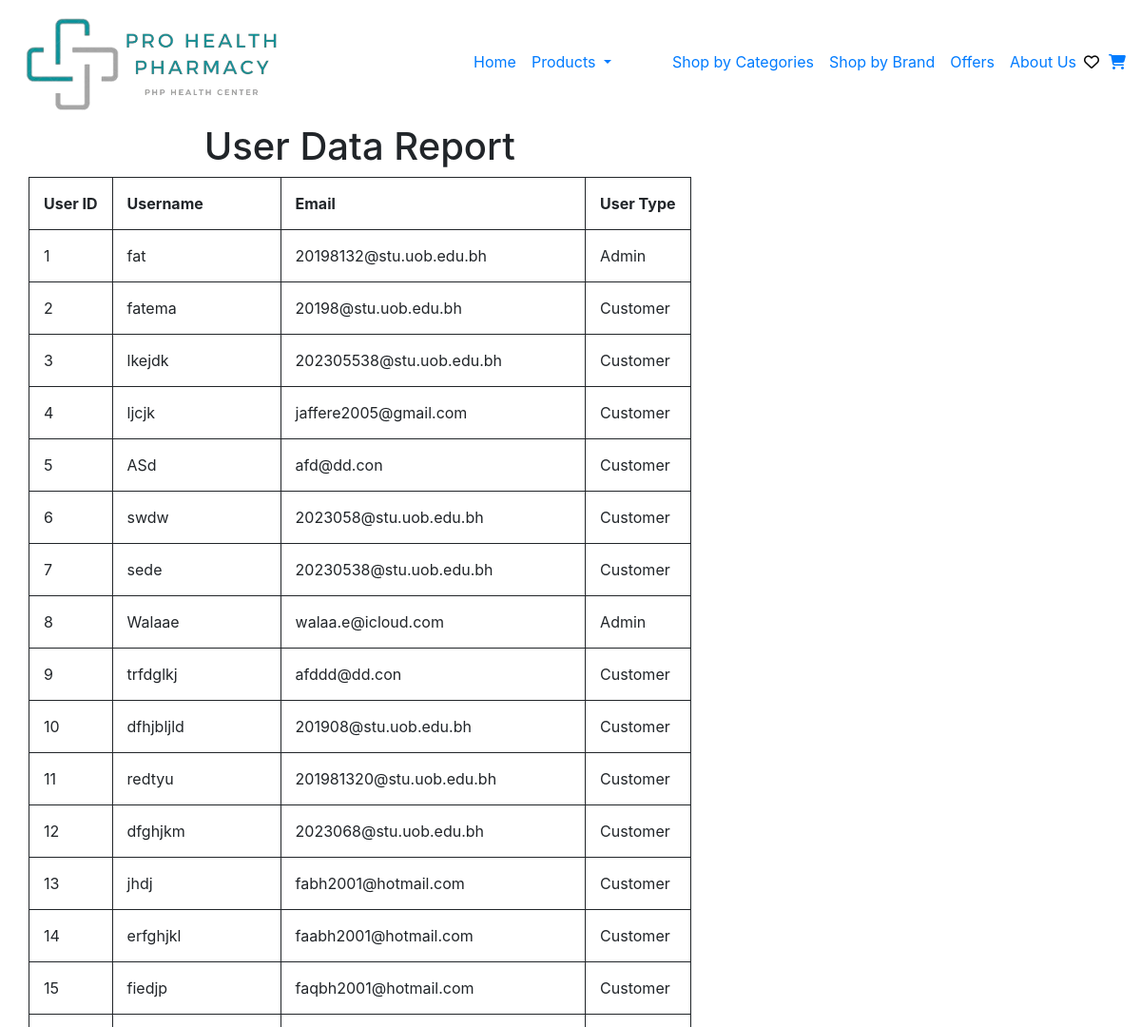
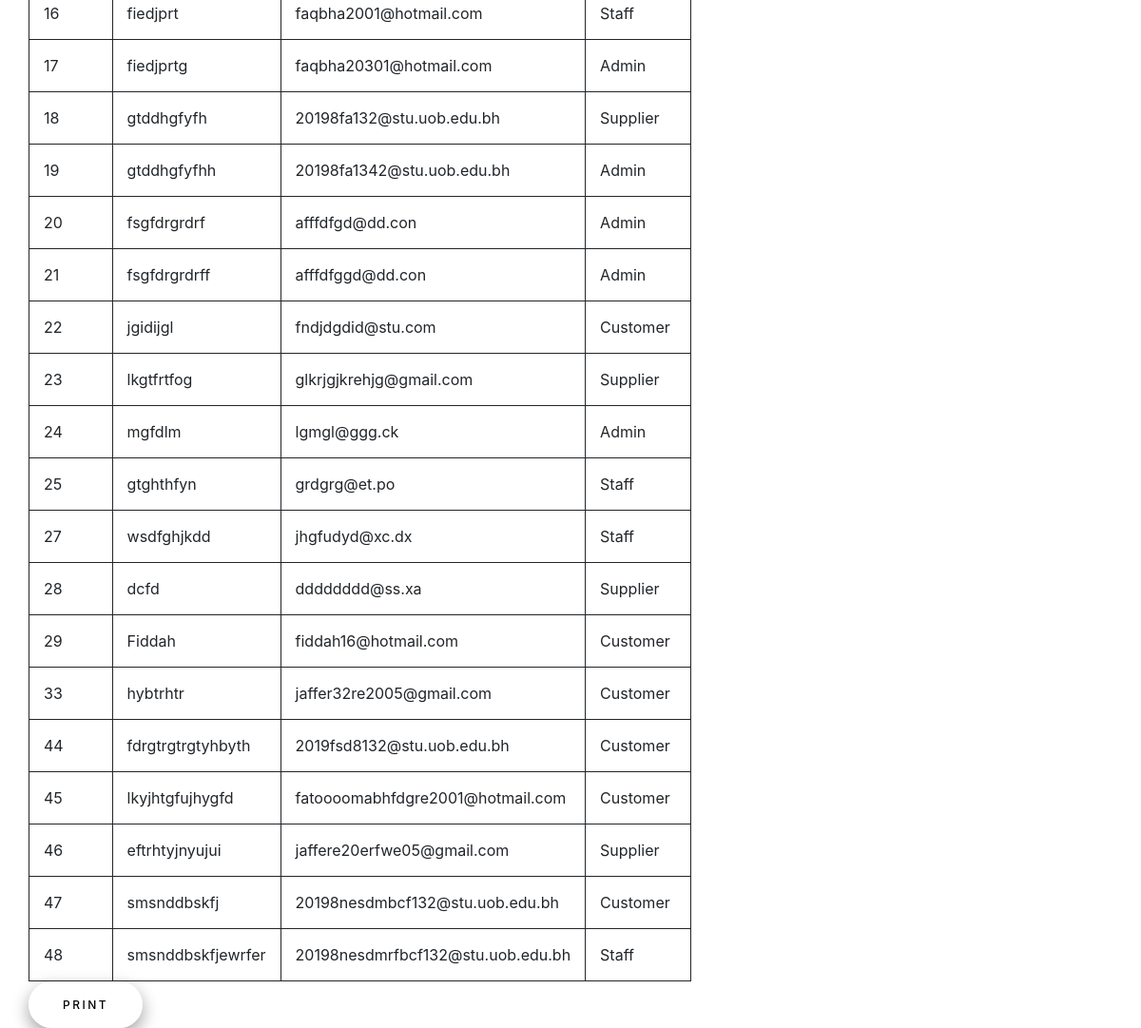
/Reports/UsersReport.php, run on the app's committed database (2 pictures, top to bottom).
### Reports/UsersReport.php (the view, shortened to what this page needs)
<?php
include '../header.php';
?>
<!DOCTYPE html>
    <html lang="en">
    <head>
    <link rel="stylesheet" href="../css/Report.css" />
</head>
<body>
    <main>
    <?php
include '../Connection/init.php';
$stmt = $db->prepare("SELECT * FROM `user data`");
$stmt->execute();
$user = $stmt->fetchAll(PDO::FETCH_ASSOC);
?>
<div class="container">
    <div class="row">
        <div class="col-x1-12">
            <h1 style="text-align: center">User Data Report</h1>
                <table>
                        <tr>
                            <th>User ID</th>
                            <th>Username</th>
                            <th>Email</th>
                            <th>User Type</th>
                        </tr>
        <tbody>
<?php
foreach ($user as $user) {
    $UserID = $user['UserID'];
    $Username = $user['Username'];
    $Email = $user['Email'];
    $Type = $user['Type'];
?>
        <tr>
            <td><?php echo $UserID ?></td>
            <td><?php echo $Username ?></td>
            <td><?php echo $Email ?></td>
            <td><?php echo $Type ?></td>
        <tr>
        <?php } ?>
        </tbody>
        </div>
    </div>
</div>
<button onclick="window.print()" class="Print">Print</button>
</main>
</html>

### css/main.css (style rules this page uses)
* { box-sizing: border-box; }

### css/Report.css (style rules this page uses)
table, th, td { padding: 15px; text-align: left; border: 1px solid; }
.Print { padding: 1.3em 3em; font-size: 12px; text-transform: uppercase; letter-spacing: 2.5px; font-weight: 500; color: #000; background-color: rgba(255, 255, 255, 0.431); border: none; border-radius: 45px; box-shadow: 0 8px 16px 0 rgba(0,0,0,0.2), 0 6px 20px 0 rgba(0,0,0,0.19); transition: all 0.3s ease 0s; cursor: pointer; outline: none; text-align: center; display: flex; justify-content: center; align-items: center; }

### data on the page
user data: UserID "1", Username "fat", Email "20198132@stu.uob.edu.bh", Type "Admin"
user data: UserID "2", Username "fatema", Email "20198@stu.uob.edu.bh", Type "Customer"
user data: UserID "3", Username "lkejdk", Email "202305538@stu.uob.edu.bh", Type "Customer"
user data: UserID "4", Username "ljcjk", Email "jaffere2005@gmail.com", Type "Customer"
user data: UserID "5", Username "ASd", Email "afd@dd.con", Type "Customer"
user data: UserID "6", Username "swdw", Email "2023058@stu.uob.edu.bh", Type "Customer"
user data: UserID "7", Username "sede", Email "20230538@stu.uob.edu.bh", Type "Customer"
user data: UserID "8", Username "Walaae", Email "walaa.e@icloud.com", Type "Admin"
user data: UserID "9", Username "trfdglkj", Email "afddd@dd.con", Type "Customer"
user data: UserID "10", Username "dfhjbljld", Email "201908@stu.uob.edu.bh", Type "Customer"
user data: UserID "11", Username "redtyu", Email "201981320@stu.uob.edu.bh", Type "Customer"
user data: UserID "12", Username "dfghjkm", Email "2023068@stu.uob.edu.bh", Type "Customer"
user data: UserID "13", Username "jhdj", Email "fabh2001@hotmail.com", Type "Customer"
user data: UserID "14", Username "erfghjkl", Email "faabh2001@hotmail.com", Type "Customer"
user data: UserID "15", Username "fiedjp", Email "faqbh2001@hotmail.com", Type "Customer"
user data: UserID "16", Username "fiedjprt", Email "faqbha2001@hotmail.com", Type "Staff"
user data: UserID "17", Username "fiedjprtg", Email "faqbha20301@hotmail.com", Type "Admin"
user data: UserID "18", Username "gtddhgfyfh", Email "20198fa132@stu.uob.edu.bh", Type "Supplier"
user data: UserID "19", Username "gtddhgfyfhh", Email "20198fa1342@stu.uob.edu.bh", Type "Admin"
user data: UserID "20", Username "fsgfdrgrdrf", Email "afffdfgd@dd.con", Type "Admin"
user data: UserID "21", Username "fsgfdrgrdrff", Email "afffdfggd@dd.con", Type "Admin"
user data: UserID "22", Username "jgidijgl", Email "fndjdgdid@stu.com", Type "Customer"
user data: UserID "23", Username "lkgtfrtfog", Email "glkrjgjkrehjg@gmail.com", Type "Supplier"
user data: UserID "24", Username "mgfdlm", Email "lgmgl@ggg.ck", Type "Admin"
user data: UserID "25", Username "gtghthfyn", Email "grdgrg@et.po", Type "Staff"
user data: UserID "27", Username "wsdfghjkdd", Email "jhgfudyd@xc.dx", Type "Staff"
user data: UserID "28", Username "dcfd", Email "dddddddd@ss.xa", Type "Supplier"
user data: UserID "29", Username "Fiddah", Email "fiddah16@hotmail.com", Type "Customer"
user data: UserID "33", Username "hybtrhtr", Email "jaffer32re2005@gmail.com", Type "Customer"
user data: UserID "44", Username "fdrgtrgtrgtyhbyth", Email "2019fsd8132@stu.uob.edu.bh", Type "Customer"
user data: UserID "45", Username "lkyjhtgfujhygfd", Email "fatoooomabhfdgre2001@hotmail.com", Type "Customer"
user data: UserID "46", Username "eftrhtyjnyujui", Email "jaffere20erfwe05@gmail.com", Type "Supplier"
user data: UserID "47", Username "smsnddbskfj", Email "20198nesdmbcf132@stu.uob.edu.bh", Type "Customer"
user data: UserID "48", Username "smsnddbskfjewrfer", Email "20198nesdmrfbcf132@stu.uob.edu.bh", Type "Staff"
